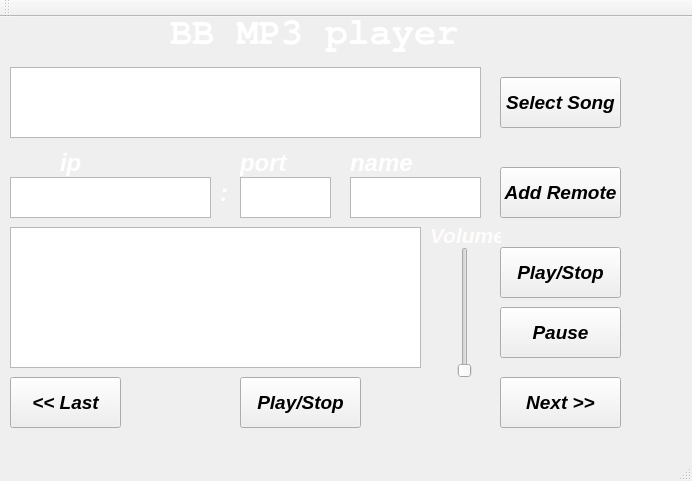
<?xml version="1.0" encoding="UTF-8"?>
<ui version="4.0">
 <class>MainWindow</class>
 <widget class="QMainWindow" name="MainWindow">
  <property name="geometry">
   <rect>
    <x>0</x>
    <y>0</y>
    <width>692</width>
    <height>481</height>
   </rect>
  </property>
  <property name="windowTitle">
   <string>MainWindow</string>
  </property>
  <widget class="QWidget" name="centralWidget">
   <widget class="QLabel" name="LabelTile">
    <property name="geometry">
     <rect>
      <x>170</x>
      <y>-10</y>
      <width>411</width>
      <height>51</height>
     </rect>
    </property>
    <property name="font">
     <font>
      <family>FreeMono</family>
      <pointsize>28</pointsize>
      <weight>75</weight>
      <italic>false</italic>
      <bold>true</bold>
     </font>
    </property>
    <property name="styleSheet">
     <string notr="true">color: rgb(255, 255, 255);</string>
    </property>
    <property name="text">
     <string>BB MP3 player</string>
    </property>
   </widget>
   <widget class="QPushButton" name="BtnNext">
    <property name="geometry">
     <rect>
      <x>500</x>
      <y>360</y>
      <width>121</width>
      <height>51</height>
     </rect>
    </property>
    <property name="font">
     <font>
      <pointsize>14</pointsize>
      <weight>75</weight>
      <italic>true</italic>
      <bold>true</bold>
     </font>
    </property>
    <property name="text">
     <string>Next &gt;&gt;</string>
    </property>
   </widget>
   <widget class="QPushButton" name="pauseButton">
    <property name="geometry">
     <rect>
      <x>500</x>
      <y>290</y>
      <width>121</width>
      <height>51</height>
     </rect>
    </property>
    <property name="font">
     <font>
      <pointsize>14</pointsize>
      <weight>75</weight>
      <italic>true</italic>
      <bold>true</bold>
     </font>
    </property>
    <property name="text">
     <string>Pause</string>
    </property>
   </widget>
   <widget class="QTextEdit" name="TextIp">
    <property name="geometry">
     <rect>
      <x>10</x>
      <y>160</y>
      <width>201</width>
      <height>41</height>
     </rect>
    </property>
    <property name="font">
     <font>
      <pointsize>14</pointsize>
      <weight>75</weight>
      <italic>true</italic>
      <bold>true</bold>
     </font>
    </property>
   </widget>
   <widget class="QTextEdit" name="TextPort">
    <property name="geometry">
     <rect>
      <x>240</x>
      <y>160</y>
      <width>91</width>
      <height>41</height>
     </rect>
    </property>
    <property name="font">
     <font>
      <pointsize>14</pointsize>
      <weight>75</weight>
      <italic>true</italic>
      <bold>true</bold>
     </font>
    </property>
   </widget>
   <widget class="QLabel" name="LabelTile_2">
    <property name="geometry">
     <rect>
      <x>220</x>
      <y>160</y>
      <width>21</width>
      <height>31</height>
     </rect>
    </property>
    <property name="font">
     <font>
      <family>Ubuntu</family>
      <pointsize>18</pointsize>
      <weight>75</weight>
      <italic>true</italic>
      <bold>true</bold>
     </font>
    </property>
    <property name="styleSheet">
     <string notr="true">color: rgb(255, 255, 255)</string>
    </property>
    <property name="text">
     <string>:</string>
    </property>
   </widget>
   <widget class="QLabel" name="LabelTile_4">
    <property name="geometry">
     <rect>
      <x>240</x>
      <y>120</y>
      <width>81</width>
      <height>51</height>
     </rect>
    </property>
    <property name="font">
     <font>
      <family>Ubuntu</family>
      <pointsize>18</pointsize>
      <weight>75</weight>
      <italic>true</italic>
      <bold>true</bold>
     </font>
    </property>
    <property name="styleSheet">
     <string notr="true">color: rgb(255, 254, 253)</string>
    </property>
    <property name="text">
     <string>port</string>
    </property>
   </widget>
   <widget class="QTextEdit" name="TextName">
    <property name="geometry">
     <rect>
      <x>350</x>
      <y>160</y>
      <width>131</width>
      <height>41</height>
     </rect>
    </property>
    <property name="font">
     <font>
      <pointsize>14</pointsize>
      <weight>75</weight>
      <italic>true</italic>
      <bold>true</bold>
     </font>
    </property>
   </widget>
   <widget class="QTextEdit" name="TextPath">
    <property name="geometry">
     <rect>
      <x>10</x>
      <y>50</y>
      <width>471</width>
      <height>71</height>
     </rect>
    </property>
    <property name="font">
     <font>
      <pointsize>12</pointsize>
      <weight>75</weight>
      <italic>true</italic>
      <bold>true</bold>
     </font>
    </property>
   </widget>
   <widget class="QLabel" name="LabelTile_5">
    <property name="geometry">
     <rect>
      <x>350</x>
      <y>120</y>
      <width>71</width>
      <height>51</height>
     </rect>
    </property>
    <property name="font">
     <font>
      <family>Ubuntu</family>
      <pointsize>18</pointsize>
      <weight>75</weight>
      <italic>true</italic>
      <bold>true</bold>
     </font>
    </property>
    <property name="styleSheet">
     <string notr="true">color: rgb(255, 255, 255)</string>
    </property>
    <property name="text">
     <string>name</string>
    </property>
   </widget>
   <widget class="QListWidget" name="listWidget">
    <property name="geometry">
     <rect>
      <x>10</x>
      <y>210</y>
      <width>411</width>
      <height>141</height>
     </rect>
    </property>
    <property name="font">
     <font>
      <pointsize>12</pointsize>
      <weight>75</weight>
      <italic>true</italic>
      <bold>true</bold>
     </font>
    </property>
   </widget>
   <widget class="QPushButton" name="BtnPrev">
    <property name="geometry">
     <rect>
      <x>10</x>
      <y>360</y>
      <width>111</width>
      <height>51</height>
     </rect>
    </property>
    <property name="font">
     <font>
      <pointsize>14</pointsize>
      <weight>75</weight>
      <italic>true</italic>
      <bold>true</bold>
     </font>
    </property>
    <property name="text">
     <string>&lt;&lt; Last</string>
    </property>
   </widget>
   <widget class="QPushButton" name="BtnPlayStop">
    <property name="geometry">
     <rect>
      <x>500</x>
      <y>230</y>
      <width>121</width>
      <height>51</height>
     </rect>
    </property>
    <property name="font">
     <font>
      <pointsize>14</pointsize>
      <weight>75</weight>
      <italic>true</italic>
      <bold>true</bold>
     </font>
    </property>
    <property name="text">
     <string>Play/Stop</string>
    </property>
   </widget>
   <widget class="QLabel" name="LabelTile_3">
    <property name="geometry">
     <rect>
      <x>60</x>
      <y>120</y>
      <width>101</width>
      <height>51</height>
     </rect>
    </property>
    <property name="font">
     <font>
      <family>Ubuntu</family>
      <pointsize>18</pointsize>
      <weight>75</weight>
      <italic>true</italic>
      <bold>true</bold>
     </font>
    </property>
    <property name="styleSheet">
     <string notr="true">color: rgb(255, 255, 255)</string>
    </property>
    <property name="text">
     <string>ip</string>
    </property>
   </widget>
   <widget class="QPushButton" name="BtnAddRemote">
    <property name="geometry">
     <rect>
      <x>500</x>
      <y>150</y>
      <width>121</width>
      <height>51</height>
     </rect>
    </property>
    <property name="font">
     <font>
      <pointsize>14</pointsize>
      <weight>75</weight>
      <italic>true</italic>
      <bold>true</bold>
     </font>
    </property>
    <property name="text">
     <string>Add Remote</string>
    </property>
   </widget>
   <widget class="QPushButton" name="BtnSelectSong">
    <property name="geometry">
     <rect>
      <x>500</x>
      <y>60</y>
      <width>121</width>
      <height>51</height>
     </rect>
    </property>
    <property name="font">
     <font>
      <pointsize>14</pointsize>
      <weight>75</weight>
      <italic>true</italic>
      <bold>true</bold>
     </font>
    </property>
    <property name="text">
     <string>Select Song</string>
    </property>
   </widget>
   <widget class="QLabel" name="LabelTile_6">
    <property name="geometry">
     <rect>
      <x>0</x>
      <y>-10</y>
      <width>411</width>
      <height>51</height>
     </rect>
    </property>
    <property name="font">
     <font>
      <family>FreeMono</family>
      <pointsize>28</pointsize>
      <weight>75</weight>
      <italic>false</italic>
      <bold>true</bold>
     </font>
    </property>
    <property name="styleSheet">
     <string notr="true">color: rgb(205, 255, 110);</string>
    </property>
    <property name="text">
     <string/>
    </property>
   </widget>
   <widget class="QLabel" name="StopPlaylabel">
    <property name="geometry">
     <rect>
      <x>620</x>
      <y>230</y>
      <width>66</width>
      <height>51</height>
     </rect>
    </property>
    <property name="text">
     <string/>
    </property>
   </widget>
   <widget class="QLabel" name="AddRemoteLabel">
    <property name="geometry">
     <rect>
      <x>620</x>
      <y>150</y>
      <width>66</width>
      <height>51</height>
     </rect>
    </property>
    <property name="text">
     <string/>
    </property>
   </widget>
   <widget class="QLabel" name="SelectSongLabel">
    <property name="geometry">
     <rect>
      <x>620</x>
      <y>60</y>
      <width>66</width>
      <height>51</height>
     </rect>
    </property>
    <property name="text">
     <string/>
    </property>
   </widget>
   <widget class="QSlider" name="volumeSlider">
    <property name="geometry">
     <rect>
      <x>450</x>
      <y>230</y>
      <width>29</width>
      <height>131</height>
     </rect>
    </property>
    <property name="minimum">
     <number>1</number>
    </property>
    <property name="maximum">
     <number>100</number>
    </property>
    <property name="orientation">
     <enum>Qt::Vertical</enum>
    </property>
   </widget>
   <widget class="QLabel" name="label_2">
    <property name="geometry">
     <rect>
      <x>430</x>
      <y>210</y>
      <width>71</width>
      <height>17</height>
     </rect>
    </property>
    <property name="font">
     <font>
      <pointsize>16</pointsize>
      <weight>75</weight>
      <italic>true</italic>
      <bold>true</bold>
     </font>
    </property>
    <property name="styleSheet">
     <string notr="true">color: rgb(255, 253, 252);</string>
    </property>
    <property name="text">
     <string>Volume</string>
    </property>
   </widget>
   <widget class="QLabel" name="PauseLabel">
    <property name="geometry">
     <rect>
      <x>620</x>
      <y>290</y>
      <width>66</width>
      <height>51</height>
     </rect>
    </property>
    <property name="text">
     <string/>
    </property>
   </widget>
   <widget class="QLabel" name="BackGndLabel">
    <property name="geometry">
     <rect>
      <x>0</x>
      <y>-40</y>
      <width>731</width>
      <height>471</height>
     </rect>
    </property>
    <property name="text">
     <string/>
    </property>
   </widget>
   <widget class="QPushButton" name="BtnPlaymanualy">
    <property name="geometry">
     <rect>
      <x>240</x>
      <y>360</y>
      <width>121</width>
      <height>51</height>
     </rect>
    </property>
    <property name="font">
     <font>
      <pointsize>14</pointsize>
      <weight>75</weight>
      <italic>true</italic>
      <bold>true</bold>
     </font>
    </property>
    <property name="text">
     <string>Play/Stop</string>
    </property>
   </widget>
   <zorder>BackGndLabel</zorder>
   <zorder>LabelTile</zorder>
   <zorder>BtnNext</zorder>
   <zorder>pauseButton</zorder>
   <zorder>TextIp</zorder>
   <zorder>TextPort</zorder>
   <zorder>LabelTile_2</zorder>
   <zorder>LabelTile_4</zorder>
   <zorder>TextName</zorder>
   <zorder>TextPath</zorder>
   <zorder>LabelTile_5</zorder>
   <zorder>listWidget</zorder>
   <zorder>BtnPrev</zorder>
   <zorder>BtnPlayStop</zorder>
   <zorder>LabelTile_3</zorder>
   <zorder>BtnAddRemote</zorder>
   <zorder>BtnSelectSong</zorder>
   <zorder>LabelTile_6</zorder>
   <zorder>StopPlaylabel</zorder>
   <zorder>AddRemoteLabel</zorder>
   <zorder>SelectSongLabel</zorder>
   <zorder>volumeSlider</zorder>
   <zorder>label_2</zorder>
   <zorder>PauseLabel</zorder>
   <zorder>BtnPlaymanualy</zorder>
  </widget>
  <widget class="QMenuBar" name="menuBar">
   <property name="geometry">
    <rect>
     <x>0</x>
     <y>0</y>
     <width>692</width>
     <height>25</height>
    </rect>
   </property>
  </widget>
  <widget class="QToolBar" name="mainToolBar">
   <attribute name="toolBarArea">
    <enum>TopToolBarArea</enum>
   </attribute>
   <attribute name="toolBarBreak">
    <bool>false</bool>
   </attribute>
  </widget>
  <widget class="QStatusBar" name="statusBar"/>
 </widget>
 <layoutdefault spacing="6" margin="11"/>
 <resources/>
 <connections/>
</ui>
